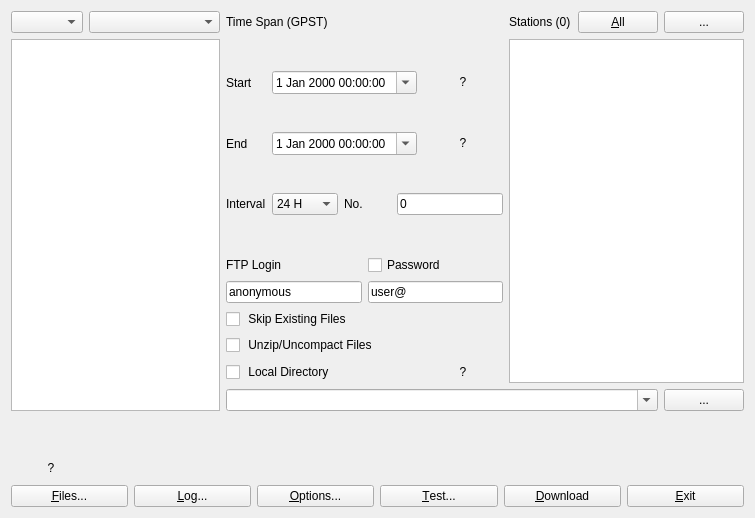
<?xml version="1.0" encoding="UTF-8"?>
<ui version="4.0">
 <class>MainForm</class>
 <widget class="QWidget" name="MainForm">
  <property name="geometry">
   <rect>
    <x>0</x>
    <y>0</y>
    <width>755</width>
    <height>518</height>
   </rect>
  </property>
  <property name="windowTitle">
   <string>RTKGET</string>
  </property>
  <property name="toolTip">
   <string/>
  </property>
  <layout class="QVBoxLayout" name="verticalLayout">
   <item>
    <widget class="QWidget" name="stationPanel" native="true">
     <property name="enabled">
      <bool>true</bool>
     </property>
     <property name="toolTip">
      <string/>
     </property>
     <property name="layoutDirection">
      <enum>Qt::LeftToRight</enum>
     </property>
     <property name="text" stdset="0">
      <string/>
     </property>
     <layout class="QGridLayout" name="gridLayout_3">
      <property name="leftMargin">
       <number>0</number>
      </property>
      <property name="topMargin">
       <number>0</number>
      </property>
      <property name="rightMargin">
       <number>0</number>
      </property>
      <property name="bottomMargin">
       <number>0</number>
      </property>
      <item row="3" column="3">
       <widget class="QCheckBox" name="cBSkipExist">
        <property name="toolTip">
         <string>Don't download file if they already exist</string>
        </property>
        <property name="text">
         <string> Skip Existing Files</string>
        </property>
       </widget>
      </item>
      <item row="0" column="7">
       <widget class="QPushButton" name="btnStations">
        <property name="toolTip">
         <string>Load Station List</string>
        </property>
        <property name="text">
         <string>...</string>
        </property>
       </widget>
      </item>
      <item row="1" column="3" colspan="2">
       <widget class="QWidget" name="timePanel" native="true">
        <property name="enabled">
         <bool>true</bool>
        </property>
        <property name="toolTip">
         <string/>
        </property>
        <property name="layoutDirection">
         <enum>Qt::LeftToRight</enum>
        </property>
        <property name="text" stdset="0">
         <string/>
        </property>
        <layout class="QGridLayout" name="gridLayout">
         <property name="leftMargin">
          <number>0</number>
         </property>
         <property name="topMargin">
          <number>0</number>
         </property>
         <property name="rightMargin">
          <number>0</number>
         </property>
         <property name="bottomMargin">
          <number>0</number>
         </property>
         <item row="1" column="0">
          <widget class="QLabel" name="lbStart">
           <property name="toolTip">
            <string/>
           </property>
           <property name="text">
            <string>Start</string>
           </property>
          </widget>
         </item>
         <item row="2" column="0">
          <widget class="QLabel" name="lbEnd">
           <property name="toolTip">
            <string/>
           </property>
           <property name="text">
            <string>End</string>
           </property>
          </widget>
         </item>
         <item row="3" column="1">
          <widget class="QComboBox" name="cBTimeInterval">
           <property name="toolTip">
            <string>Download time interval</string>
           </property>
           <property name="currentIndex">
            <number>7</number>
           </property>
           <item>
            <property name="text">
             <string>-</string>
            </property>
           </item>
           <item>
            <property name="text">
             <string>15 min</string>
            </property>
           </item>
           <item>
            <property name="text">
             <string>30 min</string>
            </property>
           </item>
           <item>
            <property name="text">
             <string>1 H</string>
            </property>
           </item>
           <item>
            <property name="text">
             <string>3 H</string>
            </property>
           </item>
           <item>
            <property name="text">
             <string>6 H</string>
            </property>
           </item>
           <item>
            <property name="text">
             <string>12 H</string>
            </property>
           </item>
           <item>
            <property name="text">
             <string>24 H</string>
            </property>
           </item>
           <item>
            <property name="text">
             <string>7 day</string>
            </property>
           </item>
          </widget>
         </item>
         <item row="2" column="5">
          <widget class="QPushButton" name="btnTimeStop">
           <property name="sizePolicy">
            <sizepolicy hsizetype="Fixed" vsizetype="Fixed">
             <horstretch>0</horstretch>
             <verstretch>0</verstretch>
            </sizepolicy>
           </property>
           <property name="toolTip">
            <string>Show details of stop time</string>
           </property>
           <property name="text">
            <string>?</string>
           </property>
           <property name="flat">
            <bool>true</bool>
           </property>
          </widget>
         </item>
         <item row="3" column="2" colspan="2">
          <widget class="QLabel" name="lbNo">
           <property name="toolTip">
            <string/>
           </property>
           <property name="text">
            <string>No.</string>
           </property>
          </widget>
         </item>
         <item row="3" column="0">
          <widget class="QLabel" name="lbInterval">
           <property name="toolTip">
            <string/>
           </property>
           <property name="text">
            <string>Interval</string>
           </property>
          </widget>
         </item>
         <item row="1" column="5">
          <widget class="QPushButton" name="btnTimeStart">
           <property name="sizePolicy">
            <sizepolicy hsizetype="Fixed" vsizetype="Fixed">
             <horstretch>0</horstretch>
             <verstretch>0</verstretch>
            </sizepolicy>
           </property>
           <property name="toolTip">
            <string>Show details of start time</string>
           </property>
           <property name="text">
            <string>?</string>
           </property>
           <property name="flat">
            <bool>true</bool>
           </property>
          </widget>
         </item>
         <item row="1" column="1" colspan="4">
          <widget class="QDateTimeEdit" name="dateTimeStart">
           <property name="calendarPopup">
            <bool>true</bool>
           </property>
           <property name="timeSpec">
            <enum>Qt::UTC</enum>
           </property>
          </widget>
         </item>
         <item row="2" column="1" colspan="4">
          <widget class="QDateTimeEdit" name="dateTimeStop">
           <property name="calendarPopup">
            <bool>true</bool>
           </property>
           <property name="timeSpec">
            <enum>Qt::UTC</enum>
           </property>
          </widget>
         </item>
         <item row="3" column="4" colspan="2">
          <widget class="QLineEdit" name="lENumber">
           <property name="toolTip">
            <string>Sequence number or interval (e.g. &quot;2&quot; or &quot;1-5&quot;)</string>
           </property>
           <property name="text">
            <string>0</string>
           </property>
          </widget>
         </item>
        </layout>
       </widget>
      </item>
      <item row="0" column="1" colspan="2">
       <widget class="QComboBox" name="cBSubType">
        <property name="toolTip">
         <string>Select type of data</string>
        </property>
       </widget>
      </item>
      <item row="1" column="5" rowspan="5" colspan="3">
       <widget class="QListWidget" name="stationListWidget">
        <property name="toolTip">
         <string>Station List</string>
        </property>
        <property name="selectionMode">
         <enum>QAbstractItemView::MultiSelection</enum>
        </property>
       </widget>
      </item>
      <item row="5" column="3">
       <widget class="QCheckBox" name="cBLocalDirectory">
        <property name="toolTip">
         <string>Specify local download directory</string>
        </property>
        <property name="text">
         <string> Local Directory</string>
        </property>
       </widget>
      </item>
      <item row="6" column="7">
       <widget class="QPushButton" name="btnDir">
        <property name="toolTip">
         <string>Select local download directory</string>
        </property>
        <property name="text">
         <string>...</string>
        </property>
       </widget>
      </item>
      <item row="5" column="4">
       <widget class="QPushButton" name="btnKeywords">
        <property name="sizePolicy">
         <sizepolicy hsizetype="Fixed" vsizetype="Fixed">
          <horstretch>0</horstretch>
          <verstretch>0</verstretch>
         </sizepolicy>
        </property>
        <property name="toolTip">
         <string>Show placeholders available to specify directory</string>
        </property>
        <property name="text">
         <string>?</string>
        </property>
        <property name="flat">
         <bool>true</bool>
        </property>
       </widget>
      </item>
      <item row="0" column="3">
       <widget class="QLabel" name="lbTimeSpan">
        <property name="toolTip">
         <string/>
        </property>
        <property name="text">
         <string>Time Span (GPST)</string>
        </property>
       </widget>
      </item>
      <item row="1" column="0" rowspan="6" colspan="3">
       <widget class="QListWidget" name="dataListWidget">
        <property name="toolTip">
         <string/>
        </property>
        <property name="selectionMode">
         <enum>QAbstractItemView::MultiSelection</enum>
        </property>
       </widget>
      </item>
      <item row="4" column="3">
       <widget class="QCheckBox" name="cBUnzip">
        <property name="toolTip">
         <string>Keep uncompressed files</string>
        </property>
        <property name="text">
         <string> Unzip/Uncompact Files</string>
        </property>
       </widget>
      </item>
      <item row="2" column="3" colspan="2">
       <widget class="QWidget" name="panel4" native="true">
        <property name="sizePolicy">
         <sizepolicy hsizetype="Preferred" vsizetype="Fixed">
          <horstretch>0</horstretch>
          <verstretch>0</verstretch>
         </sizepolicy>
        </property>
        <property name="toolTip">
         <string/>
        </property>
        <property name="layoutDirection">
         <enum>Qt::LeftToRight</enum>
        </property>
        <property name="text" stdset="0">
         <string/>
        </property>
        <layout class="QGridLayout" name="gridLayout_2">
         <property name="leftMargin">
          <number>0</number>
         </property>
         <property name="topMargin">
          <number>0</number>
         </property>
         <property name="rightMargin">
          <number>0</number>
         </property>
         <property name="bottomMargin">
          <number>0</number>
         </property>
         <item row="1" column="1">
          <widget class="QLineEdit" name="lEFtpPasswd">
           <property name="toolTip">
            <string>Password</string>
           </property>
           <property name="text">
            <string>user@</string>
           </property>
          </widget>
         </item>
         <item row="0" column="1">
          <widget class="QCheckBox" name="cBHidePasswd">
           <property name="toolTip">
            <string>Show password</string>
           </property>
           <property name="text">
            <string>Password</string>
           </property>
          </widget>
         </item>
         <item row="1" column="0">
          <widget class="QLineEdit" name="lEFtpLogin">
           <property name="toolTip">
            <string>User name</string>
           </property>
           <property name="text">
            <string>anonymous</string>
           </property>
          </widget>
         </item>
         <item row="0" column="0">
          <widget class="QLabel" name="label4">
           <property name="toolTip">
            <string/>
           </property>
           <property name="text">
            <string>FTP Login</string>
           </property>
          </widget>
         </item>
        </layout>
       </widget>
      </item>
      <item row="0" column="6">
       <widget class="QPushButton" name="btnAll">
        <property name="toolTip">
         <string>Select/Clear All</string>
        </property>
        <property name="text">
         <string>&amp;All</string>
        </property>
       </widget>
      </item>
      <item row="0" column="0">
       <widget class="QComboBox" name="cBDataType">
        <property name="toolTip">
         <string>Select data provider</string>
        </property>
       </widget>
      </item>
      <item row="0" column="5">
       <widget class="QLabel" name="lbStation">
        <property name="toolTip">
         <string/>
        </property>
        <property name="text">
         <string>Stations (0)</string>
        </property>
       </widget>
      </item>
      <item row="6" column="3" colspan="4">
       <widget class="QComboBox" name="cBDirectory">
        <property name="toolTip">
         <string/>
        </property>
        <property name="editable">
         <bool>true</bool>
        </property>
       </widget>
      </item>
     </layout>
    </widget>
   </item>
   <item>
    <widget class="QWidget" name="msg1" native="true">
     <property name="enabled">
      <bool>true</bool>
     </property>
     <property name="sizePolicy">
      <sizepolicy hsizetype="Preferred" vsizetype="Fixed">
       <horstretch>0</horstretch>
       <verstretch>0</verstretch>
      </sizepolicy>
     </property>
     <property name="toolTip">
      <string/>
     </property>
     <property name="text" stdset="0">
      <string/>
     </property>
     <layout class="QHBoxLayout" name="horizontalLayout_2">
      <property name="leftMargin">
       <number>0</number>
      </property>
      <property name="topMargin">
       <number>0</number>
      </property>
      <property name="rightMargin">
       <number>0</number>
      </property>
      <property name="bottomMargin">
       <number>0</number>
      </property>
      <item>
       <widget class="QLabel" name="messageLabel1">
        <property name="enabled">
         <bool>true</bool>
        </property>
        <property name="sizePolicy">
         <sizepolicy hsizetype="Preferred" vsizetype="Fixed">
          <horstretch>0</horstretch>
          <verstretch>0</verstretch>
         </sizepolicy>
        </property>
        <property name="toolTip">
         <string/>
        </property>
        <property name="text">
         <string/>
        </property>
       </widget>
      </item>
     </layout>
    </widget>
   </item>
   <item>
    <widget class="QWidget" name="msg2" native="true">
     <property name="enabled">
      <bool>true</bool>
     </property>
     <property name="sizePolicy">
      <sizepolicy hsizetype="Preferred" vsizetype="Fixed">
       <horstretch>0</horstretch>
       <verstretch>0</verstretch>
      </sizepolicy>
     </property>
     <property name="toolTip">
      <string/>
     </property>
     <property name="layoutDirection">
      <enum>Qt::LeftToRight</enum>
     </property>
     <property name="text" stdset="0">
      <string/>
     </property>
     <layout class="QHBoxLayout" name="horizontalLayout_3">
      <property name="leftMargin">
       <number>0</number>
      </property>
      <property name="topMargin">
       <number>0</number>
      </property>
      <property name="rightMargin">
       <number>0</number>
      </property>
      <property name="bottomMargin">
       <number>0</number>
      </property>
      <item>
       <widget class="QLabel" name="messageLabel2">
        <property name="enabled">
         <bool>true</bool>
        </property>
        <property name="sizePolicy">
         <sizepolicy hsizetype="Preferred" vsizetype="Fixed">
          <horstretch>0</horstretch>
          <verstretch>0</verstretch>
         </sizepolicy>
        </property>
        <property name="toolTip">
         <string/>
        </property>
        <property name="text">
         <string/>
        </property>
       </widget>
      </item>
      <item>
       <widget class="QLabel" name="lbImage">
        <property name="sizePolicy">
         <sizepolicy hsizetype="Fixed" vsizetype="Preferred">
          <horstretch>0</horstretch>
          <verstretch>0</verstretch>
         </sizepolicy>
        </property>
        <property name="text">
         <string/>
        </property>
       </widget>
      </item>
     </layout>
    </widget>
   </item>
   <item>
    <widget class="QWidget" name="msg3" native="true">
     <property name="enabled">
      <bool>true</bool>
     </property>
     <property name="sizePolicy">
      <sizepolicy hsizetype="Preferred" vsizetype="Fixed">
       <horstretch>0</horstretch>
       <verstretch>0</verstretch>
      </sizepolicy>
     </property>
     <property name="toolTip">
      <string/>
     </property>
     <property name="text" stdset="0">
      <string/>
     </property>
     <layout class="QHBoxLayout" name="horizontalLayout_4">
      <property name="leftMargin">
       <number>0</number>
      </property>
      <property name="topMargin">
       <number>0</number>
      </property>
      <property name="rightMargin">
       <number>0</number>
      </property>
      <property name="bottomMargin">
       <number>0</number>
      </property>
      <item>
       <widget class="QPushButton" name="btnAbout">
        <property name="enabled">
         <bool>true</bool>
        </property>
        <property name="sizePolicy">
         <sizepolicy hsizetype="Fixed" vsizetype="Fixed">
          <horstretch>0</horstretch>
          <verstretch>0</verstretch>
         </sizepolicy>
        </property>
        <property name="toolTip">
         <string>About RTKGet</string>
        </property>
        <property name="text">
         <string>?</string>
        </property>
        <property name="flat">
         <bool>true</bool>
        </property>
       </widget>
      </item>
      <item>
       <widget class="QLabel" name="messageLabel3">
        <property name="sizePolicy">
         <sizepolicy hsizetype="Preferred" vsizetype="Fixed">
          <horstretch>0</horstretch>
          <verstretch>0</verstretch>
         </sizepolicy>
        </property>
        <property name="toolTip">
         <string/>
        </property>
       </widget>
      </item>
      <item>
       <widget class="QPushButton" name="btnTray">
        <property name="enabled">
         <bool>true</bool>
        </property>
        <property name="sizePolicy">
         <sizepolicy hsizetype="Fixed" vsizetype="Fixed">
          <horstretch>0</horstretch>
          <verstretch>0</verstretch>
         </sizepolicy>
        </property>
        <property name="toolTip">
         <string>Minimize window to tray</string>
        </property>
        <property name="icon">
         <iconset resource="rtkget_qt.qrc">
          <normaloff>:/buttons/tray</normaloff>:/buttons/tray</iconset>
        </property>
        <property name="flat">
         <bool>true</bool>
        </property>
       </widget>
      </item>
     </layout>
    </widget>
   </item>
   <item>
    <widget class="QWidget" name="panel3" native="true">
     <property name="sizePolicy">
      <sizepolicy hsizetype="Preferred" vsizetype="Fixed">
       <horstretch>0</horstretch>
       <verstretch>0</verstretch>
      </sizepolicy>
     </property>
     <property name="toolTip">
      <string/>
     </property>
     <property name="layoutDirection">
      <enum>Qt::LeftToRight</enum>
     </property>
     <property name="text" stdset="0">
      <string/>
     </property>
     <layout class="QHBoxLayout" name="horizontalLayout">
      <property name="leftMargin">
       <number>0</number>
      </property>
      <property name="topMargin">
       <number>0</number>
      </property>
      <property name="rightMargin">
       <number>0</number>
      </property>
      <property name="bottomMargin">
       <number>0</number>
      </property>
      <item>
       <widget class="QPushButton" name="btnFile">
        <property name="toolTip">
         <string>Show dowloaded files</string>
        </property>
        <property name="text">
         <string>&amp;Files...</string>
        </property>
       </widget>
      </item>
      <item>
       <widget class="QPushButton" name="btnLog">
        <property name="toolTip">
         <string>Show log file</string>
        </property>
        <property name="text">
         <string>&amp;Log...</string>
        </property>
       </widget>
      </item>
      <item>
       <widget class="QPushButton" name="btnOpts">
        <property name="toolTip">
         <string/>
        </property>
        <property name="text">
         <string>&amp;Options...</string>
        </property>
       </widget>
      </item>
      <item>
       <widget class="QPushButton" name="btnTest">
        <property name="toolTip">
         <string>Test download</string>
        </property>
        <property name="text">
         <string>&amp;Test...</string>
        </property>
       </widget>
      </item>
      <item>
       <widget class="QPushButton" name="btnDownload">
        <property name="toolTip">
         <string/>
        </property>
        <property name="text">
         <string>&amp;Download</string>
        </property>
       </widget>
      </item>
      <item>
       <widget class="QPushButton" name="btnExit">
        <property name="toolTip">
         <string/>
        </property>
        <property name="text">
         <string>&amp;Exit</string>
        </property>
       </widget>
      </item>
     </layout>
    </widget>
   </item>
  </layout>
 </widget>
 <tabstops>
  <tabstop>btnDownload</tabstop>
  <tabstop>btnExit</tabstop>
  <tabstop>cBDataType</tabstop>
  <tabstop>cBSubType</tabstop>
  <tabstop>dataListWidget</tabstop>
  <tabstop>dateTimeStart</tabstop>
  <tabstop>btnTimeStart</tabstop>
  <tabstop>dateTimeStop</tabstop>
  <tabstop>btnTimeStop</tabstop>
  <tabstop>cBTimeInterval</tabstop>
  <tabstop>lEFtpLogin</tabstop>
  <tabstop>cBHidePasswd</tabstop>
  <tabstop>lEFtpPasswd</tabstop>
  <tabstop>cBSkipExist</tabstop>
  <tabstop>cBUnzip</tabstop>
  <tabstop>cBLocalDirectory</tabstop>
  <tabstop>btnKeywords</tabstop>
  <tabstop>btnAbout</tabstop>
  <tabstop>btnFile</tabstop>
  <tabstop>btnLog</tabstop>
  <tabstop>btnOpts</tabstop>
  <tabstop>btnTest</tabstop>
  <tabstop>btnTray</tabstop>
 </tabstops>
 <resources>
  <include location="rtkget_qt.qrc"/>
 </resources>
 <connections/>
</ui>
